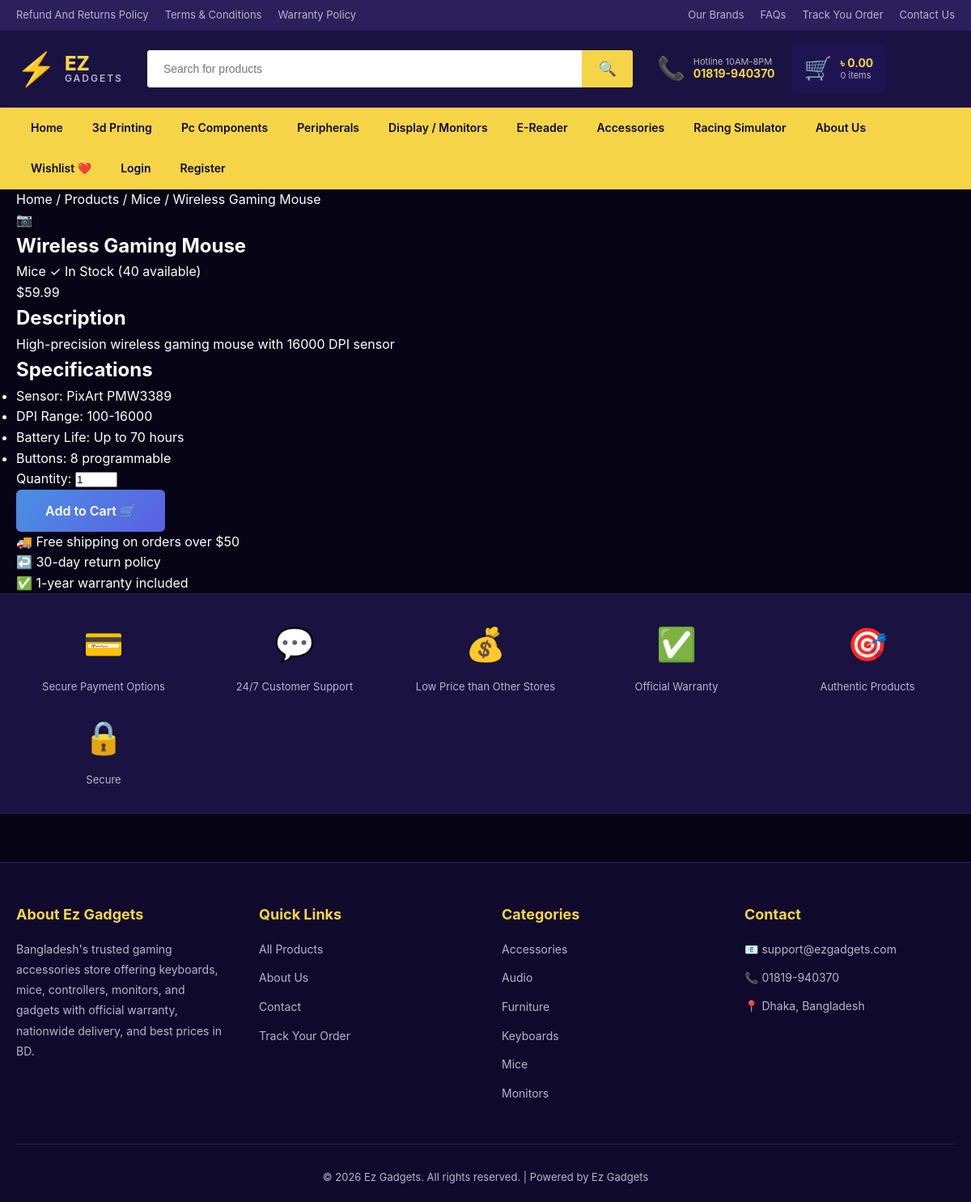
The app's page /product/2 with its own data.
### tables this page shows
CREATE TABLE products (
                id INTEGER PRIMARY KEY AUTOINCREMENT,
                name TEXT NOT NULL,
                category TEXT NOT NULL,
                price REAL NOT NULL,
                stock INTEGER NOT NULL DEFAULT 0,
                image TEXT,
                description TEXT,
                created_at TIMESTAMP DEFAULT CURRENT_TIMESTAMP
            );

CREATE TABLE product_specs (
                id INTEGER PRIMARY KEY AUTOINCREMENT,
                product_id INTEGER NOT NULL,
                spec TEXT NOT NULL,
                FOREIGN KEY (product_id) REFERENCES products (id) ON DELETE CASCADE
            );

### app.py (the view)
@app.route('/product/<int:product_id>')
def product_detail(product_id):
    product = get_product_by_id(product_id)
    if not product:
        flash('Product not found', 'error')
        return redirect(url_for('products'))
    specs = get_product_specs(product_id)
    return render_template('product.html', product=product, specs=specs)

### app.py (called while the page is built)
def get_cart_total():
    cart = session.get('cart', {})
    total_price = 0
    total_items = 0
    for product_id, quantity in cart.items():
        product = get_product_by_id(int(product_id))
        if product:
            total_price += product['price'] * quantity
            total_items += quantity
    return {'total_price': round(total_price, 2), 'total_items': total_items}

@app.context_processor
def inject_global_data():
    cart_total = get_cart_total()
    categories = get_categories()
    user = None
    if 'user_id' in session:
        user = get_user_by_id(session['user_id'])
    return dict(cart_total=cart_total, all_categories=categories, current_user=user)

### models/db.py (called while the page is built)
@contextmanager
def get_db_connection():
    conn = sqlite3.connect(DATABASE_PATH)
    conn.row_factory = sqlite3.Row
    try:
        yield conn
        conn.commit()
    except Exception as e:
        conn.rollback()
        raise e
    finally:
        conn.close()

def get_product_by_id(product_id):
    with get_db_connection() as conn:
        cursor = conn.cursor()
        cursor.execute('SELECT * FROM products WHERE id = ?', (product_id,))
        return cursor.fetchone()

def get_product_specs(product_id):
    with get_db_connection() as conn:
        cursor = conn.cursor()
        cursor.execute('SELECT spec FROM product_specs WHERE product_id = ?', (product_id,))
        return cursor.fetchall()

def get_categories():
    with get_db_connection() as conn:
        cursor = conn.cursor()
        cursor.execute('SELECT DISTINCT category FROM products ORDER BY category')
        return cursor.fetchall()

### templates/product.html (shortened to what this page needs)
{% extends "base.html" %}
{% block content %}
<section class="product-detail">
    <div class="container">
        <nav class="breadcrumb">
            <a href="{{ url_for('index') }}" class="breadcrumb__link">Home</a>
            <span class="breadcrumb__separator">/</span>
            <a href="{{ url_for('products') }}" class="breadcrumb__link">Products</a>
            <span class="breadcrumb__separator">/</span>
            <a href="{{ url_for('products', category=product.category) }}" class="breadcrumb__link">{{ product.category }}</a>
            <span class="breadcrumb__separator">/</span>
            <span class="breadcrumb__current">{{ product.name }}</span>
        </nav>
        <div class="product-detail__content">
            <div class="product-detail__gallery">
                <div class="product-image">
                    <span class="product-image__placeholder">📷</span>
                </div>
            </div>
            <div class="product-detail__info">
                <h1 class="product-detail__title">{{ product.name }}</h1>
                <div class="product-detail__meta">
                    <span class="product-detail__category">{{ product.category }}</span>
                    {% if product.stock > 0 %}
                    <span class="product-detail__stock product-detail__stock--available">
                        ✓ In Stock ({{ product.stock }} available)
                    </span>
                    {% else %}
                    <span class="product-detail__stock product-detail__stock--out">
                        ✗ Out of Stock
                    </span>
                    {% endif %}
                </div>
                <div class="product-detail__price">
                    ${{ "%.2f"|format(product.price) }}
                </div>
                <div class="product-detail__description">
                    <h2>Description</h2>
                    <p>{{ product.description }}</p>
                </div>
                {% if specs %}
                <div class="product-detail__specs">
                    <h2>Specifications</h2>
                    <ul class="specs-list">
                        {% for spec in specs %}
                        <li class="specs-list__item">{{ spec.spec }}</li>
                        {% endfor %}
                    </ul>
                </div>
                {% endif %}
                <form method="POST" action="{{ url_for('add_to_cart', product_id=product.id) }}" class="product-detail__form">
                    <div class="product-detail__quantity">
                        <label for="quantity" class="product-detail__label">Quantity:</label>
                        <input
                            type="number"
                            id="quantity"
                            name="quantity"
                            value="1"
                            min="1"
                            max="{{ product.stock if product.stock > 0 else 0 }}"
                            class="product-detail__input"
                        >
                    </div>
                    <button
                        type="submit"
                        class="btn btn--primary btn--large"
                    >
                        {% if product.stock > 0 %}
                        Add to Cart 🛒
                        {% else %}
                        Out of Stock
                        {% endif %}
                    </button>
                </form>
                <div class="product-detail__features">
                    <div class="feature-item">
                        <span class="feature-item__icon">🚚</span>
                        <span class="feature-item__text">Free shipping on orders over $50</span>
                    </div>
                    <div class="feature-item">
                        <span class="feature-item__icon">↩️</span>
                        <span class="feature-item__text">30-day return policy</span>
                    </div>
                    <div class="feature-item">
                        <span class="feature-item__icon">✅</span>
                        <span class="feature-item__text">1-year warranty included</span>
                    </div>
                </div>
            </div>
        </div>
    </div>
</section>
{% endblock %}

### static/css/style.css (style rules this page uses)
* { margin: 0; padding: 0; box-sizing: border-box; }
:root { --color-primary: #F5D547; --color-primary-dark: #E0C03C; --color-secondary: #2B1F5C; --color-accent: #4A90E2; --color-bg-dark: #0F0A2C; --color-bg-darker: #060415; --color-bg-purple: #1A1240; --color-bg-card: #1E1452; --color-text: #FFFFFF; --color-text-muted: #B8B4CC; --color-border: #2B2260; --color-success: #06d6a0; --color-error: #ef476f; --font-primary: -apple-system, BlinkMacSystemFont, 'Segoe UI', Roboto, 'Helvetica Neue', Arial, sans-serif; --transition: all 0.3s ease; --shadow-sm: 0 2px 8px rgba(0, 0, 0, 0.3); --shadow-md: 0 4px 16px rgba(0, 0, 0, 0.4); --shadow-lg: 0 8px 32px rgba(0, 0, 0, 0.5); --border-radius: 8px; }
body { font-family: var(--font-primary); background-color: var(--color-bg-darker); color: var(--color-text); line-height: 1.6; min-height: 100vh; }
a { color: inherit; text-decoration: none; transition: var(--transition); }
.container { max-width: 1400px; margin: 0 auto; padding: 0 20px; }
.btn { display: inline-block; padding: 12px 28px; border: none; border-radius: 6px; font-weight: 600; text-align: center; cursor: pointer; transition: var(--transition); font-family: inherit; font-size: 15px; }
.btn--primary { background: linear-gradient(135deg, #4A90E2, #5B5FE3); color: white; }
.btn--large { padding: 16px 36px; font-size: 16px; }

### records on screen
products: category "Mice", name "Wireless Gaming Mouse", stock "40", price "59.99", description "High-precision wireless gaming mouse with 16000 DPI sensor", quantity "1"
product_specs: spec "Sensor: PixArt PMW3389"
product_specs: spec "DPI Range: 100-16000"
product_specs: spec "Battery Life: Up to 70 hours"
product_specs: spec "Buttons: 8 programmable"

### other values on screen
{{ "%.2f"|format(cart_total.total_price) }} "0.00"
{{ cart_total.total_items }} "0"
{{ category.category }} "Accessories" "Audio" "Furniture" "Keyboards" "Mice" "Monitors"
